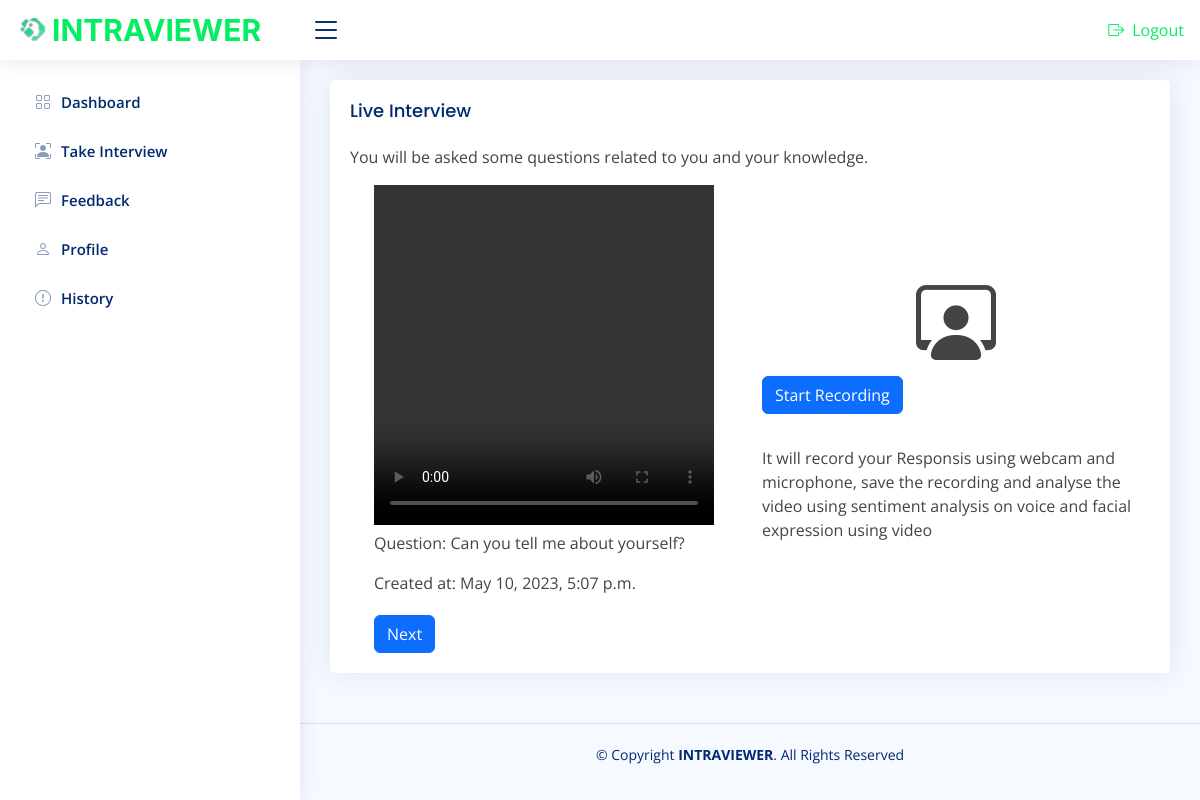
The app's page /interview/ (signed in) with its own data.
### questions/models.py (models this page shows, shortened)
class Question(models.Model):
    text = models.CharField(max_length=255)
    video_question = models.FileField(upload_to='Questions/', null=True, verbose_name="")
    created_at = models.DateTimeField(auto_now_add=True)

### interview/views.py (the view, shortened to what this page needs)
# urls.py: path('interview/', InterviewView.as_view(), name='interview'),
class InterviewView(View):
    def dispatch(self, request, *args, **kwargs):
        if not request.user.is_authenticated:
            return redirect('login')
        return super().dispatch(request, *args, **kwargs)
    def get(self, request):
        questions = Question.objects.all()
        return render(request, 'core/interview.html', {'questions': questions})

### core/templates/core/interview.html (shortened to what this page needs)
{% extends 'core/userbase.html' %}
{% load static %}
    {% block Interview %}
    <section class="section">
      <div class="row">
        <div class="col-lg-12">
          <div class="card">
            <div class="card-body">
              <h5 class="card-title">Live Interview </h5>
              <p class="card-text">You will be asked some questions related to you and your knowledge.</p>
              <div class='row'>
                <div class="col-lg-6">
                  <div class="d-flex flex-column align-items-center justify-content-center">
                    <div class="video-container">
                      {% for q in questions %}
                      <div class="question-container">
                        <video src="{{ q.video_question.url }}" width="340" height="340" controls></video>
                        <p>Question: {{ q.text }}</p>
                        <p>Created at: {{ q.created_at }}</p>
                      </div>
                      {% endfor %}
                      <input class="next-button btn btn-primary mt-1" value="Next" type='submit'>
                    </div>
                  </div>
                </div>
                <div class='col-lg-6 d-flex flex-column align-items-right justify-content-center'>
                  <i class="bi bi-person-workspace d-flex align-items-center justify-content-center display-1"></i>
                  <form method="POST" enctype="multipart/form-data">
                    <div class="mb-3">
                      <button type='submit' class='btn btn-primary my-3'>Start Recording</button>
                  </form>
                  <p class=' my-3'>It will record your Responsis using webcam and microphone, save the recording and analyse the video using sentiment analysis on voice and facial expression using video</p>
                </div>
              </div>
            </div>
          </div>
        </div>
      </div>
    </section>
{% endblock Interview %}

### core/static/core/UserAssets/css/style.css (style rules this page uses)
:root { scroll-behavior: smooth; }
body { font-family: "Open Sans", sans-serif; background: #f6f9ff; color: #444444; }
h1, h2, h3, h4, h5, h6 { font-family: "Nunito", sans-serif; }
.card { margin-bottom: 30px; border: none; border-radius: 5px; box-shadow: 0px 0 30px rgba(1, 41, 112, 0.1); }
.card-title { padding: 20px 0 15px 0; font-size: 18px; font-weight: 500; color: #012970; font-family: "Poppins", sans-serif; }
.card-body { padding: 0 20px 20px 20px; }

### records on screen
Question: text "Can you tell me about yourself?", created_at "May 10, 2023, 5:07 p.m."
